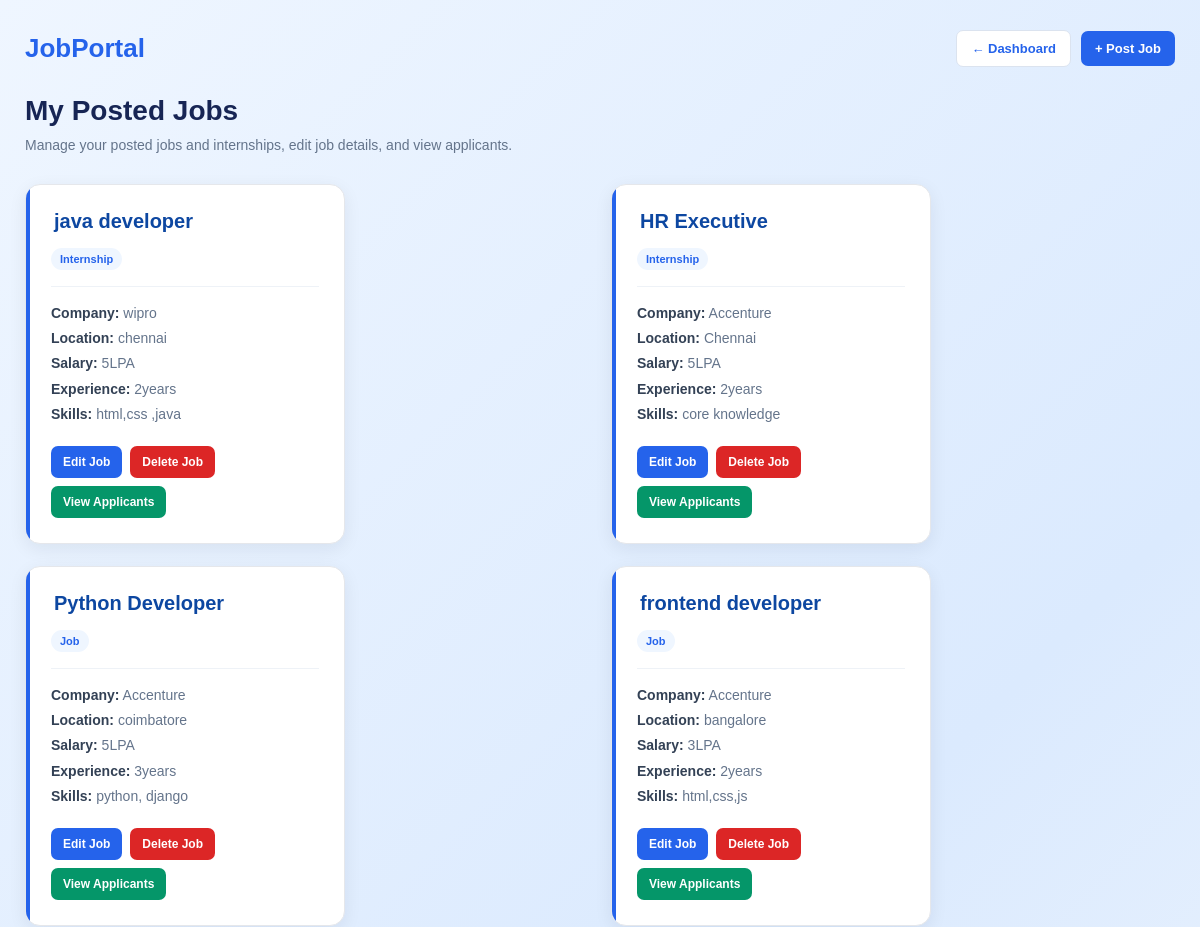
Before: /employers/my-jobs/ (signed in, upper part) with the older database file.
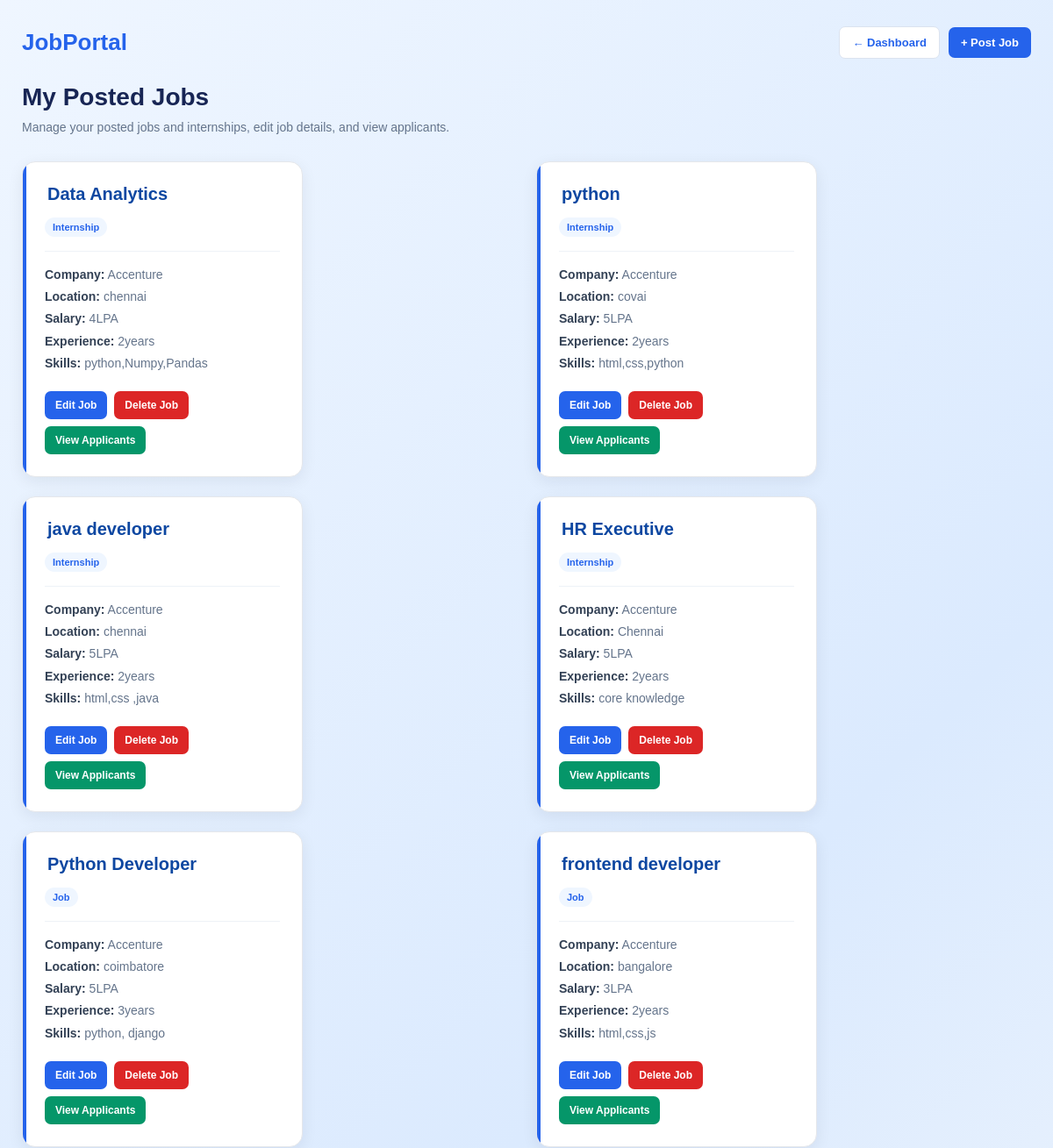
After: the same page with the newer database file.
### jobs/models.py (models this page shows, shortened)
class Job(models.Model):
    job_title = models.CharField(
        max_length=100
    )
    job_type = models.CharField(
        max_length=20,
        choices=[
            ("Job", "Job"),
            ("Internship", "Internship"),
        ],
        default="Job"
    )
    company_name = models.CharField(
        max_length=100,
        default="Unknown Company"
    )
    employer_email = models.EmailField(
        blank=True,
        null=True
    )
    location = models.CharField(
        max_length=100,
        blank=True,
        null=True
    )
    salary = models.CharField(
        max_length=50,
        default="Not specified"
    )
    experience = models.CharField(
        max_length=50,
        blank=True,
        null=True
    )
    skills = models.TextField(
        default=""
    )

### employers/views.py (the view)
def my_jobs(request):
    employer_id = request.session.get(
        "employer_id"
    )
    if not employer_id:
        return redirect(
            "employer_login"
        )
    employer = get_object_or_404(
        Employer,
        id=employer_id
    )
    jobs = Job.objects.filter(
        employer_email__iexact=employer.company_email
    ).order_by("-id")
    return render(
        request,
        "my_jobs.html",
        {
            "jobs": jobs,
            "employer": employer
        }
    )

### employers/templates/my_jobs.html (shortened to what this page needs)
<!DOCTYPE html>
{% load static %}
<html lang="en">
<head>
    <link rel="stylesheet"
          href="{% static 'css/style.css' %}">
</head>
<body>
    <div class="page-container">
        <div class="page-header">
            <div class="brand">
                JobPortal
            </div>
            <div class="header-actions">
                <a href="{% url 'employer_dashboard' %}"
                   class="header-btn dashboard-btn">
                    ← Dashboard
                </a>
                <a href="{% url 'post_job' %}"
                   class="header-btn post-btn">
                    + Post Job
                </a>
            </div>
        </div>
        <h1 class="page-title">
            My Posted Jobs
        </h1>
        <p class="page-description">
            Manage your posted jobs and internships,
            edit job details, and view applicants.
        </p>
        {% if jobs %}
        <div class="jobs-grid">
            {% for job in jobs %}
            <div class="job-card">
                <h2 class="job-title">
                    {{ job.job_title }}
                </h2>
                {% if job.job_type %}
                    <span class="job-type">
                        {{ job.job_type }}
                    </span>
                {% endif %}
                <div class="job-info">
                    <p>
                        <strong>Company:</strong>
                        {{ job.company_name }}
                    </p>
                    <p>
                        <strong>Location:</strong>
                        {{ job.location }}
                    </p>
                    <p>
                        <strong>Salary:</strong>
                        {{ job.salary }}
                    </p>
                    <p>
                        <strong>Experience:</strong>
                        {{ job.experience }}
                    </p>
                    {% if job.skills %}
                    <p>
                        <strong>Skills:</strong>
                        {{ job.skills }}
                    </p>
                    {% endif %}
                </div>
                <div class="job-actions">
                    <a href="{% url 'edit_job' job.id %}"
                       class="action-btn edit-btn">
                        Edit Job
                    </a>
                    <a href="{% url 'delete_job' job.id %}"
                       class="action-btn delete-btn">
                        Delete Job
                    </a>
                    <a href="{% url 'view_applicants' job.id %}"
                       class="action-btn applicants-btn">
                        View Applicants
                    </a>
                </div>
            </div>
            {% endfor %}
        </div>
        {% endif %}
    </div>
</body>
</html>

Changed rows visible on the page:
added Job: job_title "Data Analytics", job_type "Internship", company_name "Accenture", location "chennai", salary "4LPA", experience "2years", skills "python,Numpy,Pandas"
added Job: job_title "python", job_type "Internship", company_name "Accenture", location "covai", salary "5LPA", experience "2years", skills "html,css,python"
changed Job "java developer": company_name "wipro" → "Accenture"
